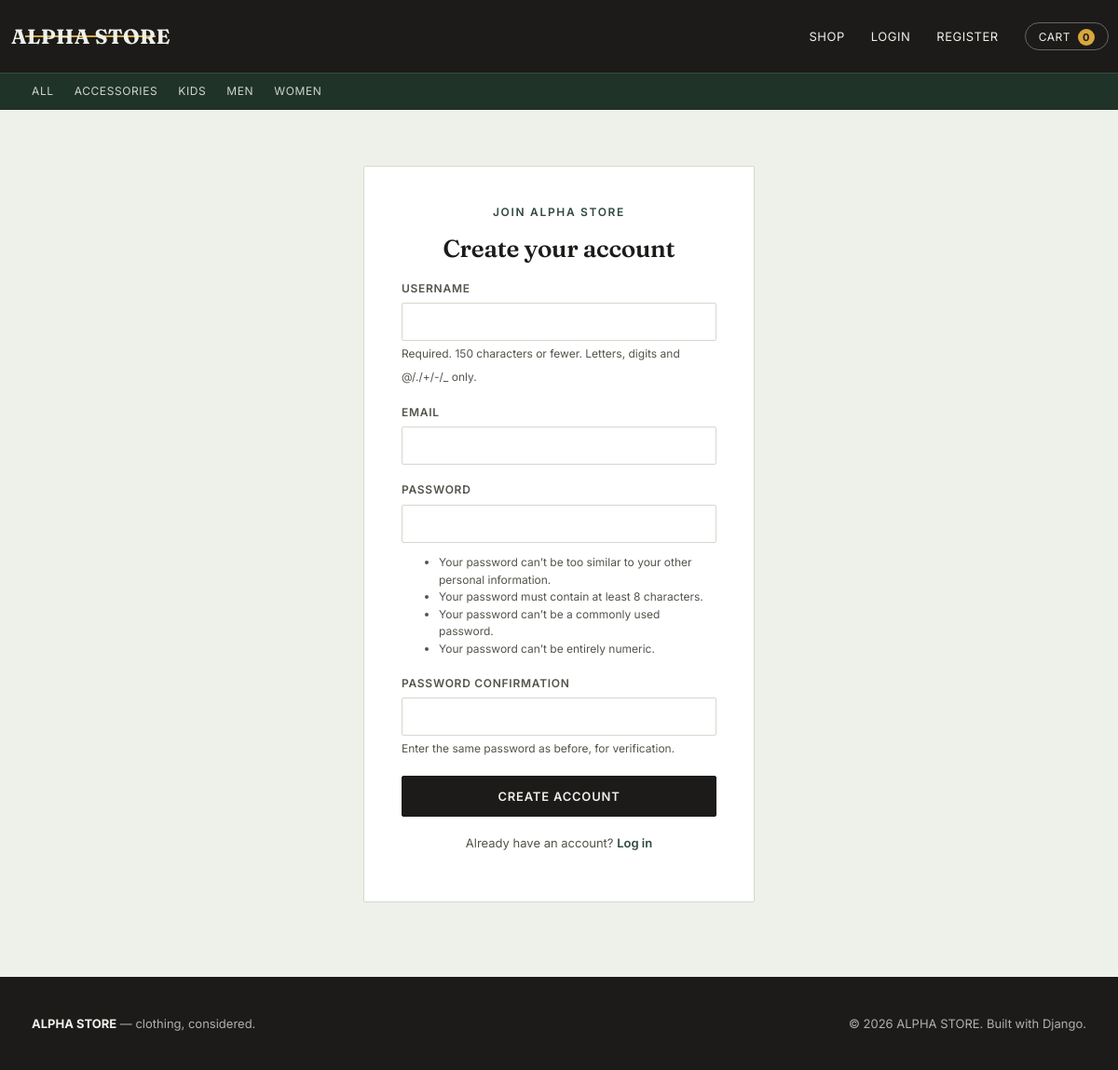
Page /accounts/register/ on the committed database.
### store/models.py (models this page shows, shortened)
class Category(models.Model):
    name = models.CharField(max_length=120, unique=True)
    slug = models.SlugField(max_length=140, unique=True)
    image = models.ImageField(
        upload_to='categories/', blank=True, null=True,
        help_text='Shown on the homepage "Find your section" tile for this category.'
    )
    class Meta:
        ordering = ['name']
        verbose_name_plural = 'Categories'
    def get_absolute_url(self):
        return reverse('store:product_list_by_category', args=[self.slug])

### store/views.py (the view)
# urls.py: path('accounts/register/', views.register, name='register'),
def register(request):
    if request.method == 'POST':
        form = RegisterForm(request.POST)
        if form.is_valid():
            user = form.save()
            auth_login(request, user)
            messages.success(request, 'Welcome! Your account has been created.')
            return redirect('store:home')
    else:
        form = RegisterForm()
    return render(request, 'store/register.html', {'form': form})

### store/forms.py
class RegisterForm(UserCreationForm):
    email = forms.EmailField(required=True, widget=forms.EmailInput(attrs={'class': 'form-control'}))
    class Meta:
        model = User
        fields = ['username', 'email', 'password1', 'password2']
    def __init__(self, *args, **kwargs):
        super().__init__(*args, **kwargs)
        self.fields['username'].widget.attrs.update({'class': 'form-control'})
        self.fields['password1'].widget.attrs.update({'class': 'form-control'})
        self.fields['password2'].widget.attrs.update({'class': 'form-control'})

### store/cart.py (called while the page is built)
    def __len__(self):
        return sum(item['quantity'] for item in self.cart.values())

### store/context_processors.py (called while the page is built)
def cart(request):
    return {'cart': Cart(request)}

def categories(request):
    return {'categories_nav': Category.objects.all()}

### store/templates/store/register.html (shortened to what this page needs)
{% extends "store/base.html" %}
{% block content %}
<div class="auth-card">
  <span class="eyebrow" style="display:block; text-align:center;">Join ALPHA STORE</span>
  <h1>Create your account</h1>
  <form method="post" novalidate>
    {% for field in form %}
      <div class="form-group">
        <label for="{{ field.id_for_label }}">{{ field.label }}</label>
        {{ field }}
        {% if field.help_text %}<small style="color:var(--ink-soft); font-size:12px;">{{ field.help_text|safe }}</small>{% endif %}
      </div>
    {% endfor %}
    <button type="submit" class="btn btn-block">Create account</button>
  </form>
  <p class="switch">Already have an account? <a href="{% url 'store:login' %}">Log in</a></p>
</div>
{% endblock %}

### store/templates/store/base.html (shortened to what this page needs)
{% load static %}
<!DOCTYPE html>
<html lang="en">
<head>
  <link rel="stylesheet" href="{% static 'store/css/style.css' %}">
</head>
<body>
  <header class="site-header">
    <div class="container nav">
      <a href="{% url 'store:home' %}" class="wordmark">
        <span class="wordmark-text">ALPHA STORE</span>
        <span class="wordmark-bar"></span>
      </a>
      <ul class="nav-links">
        <li><a href="{% url 'store:product_list' %}">Shop</a></li>
        {% if user.is_authenticated %}
          <li><a href="{% url 'store:order_history' %}">My Orders</a></li>
          <li><a href="{% url 'store:logout' %}">Logout, {{ user.username }}</a></li>
        {% else %}
          <li><a href="{% url 'store:login' %}">Login</a></li>
          <li><a href="{% url 'store:register' %}">Register</a></li>
        {% endif %}
        <li>
          <a href="{% url 'store:cart_detail' %}" class="cart-pill">
            Cart <span class="cart-count">{{ cart|length }}</span>
          </a>
        </li>
      </ul>
    </div>
    <nav class="category-strip">
      <div class="container">
        <a href="{% url 'store:product_list' %}">All</a>
        {% for cat in categories_nav %}
          <a href="{{ cat.get_absolute_url }}">{{ cat.name }}</a>
        {% endfor %}
      </div>
    </nav>
  </header>
  <main>
    {% block content %}{% endblock %}
  </main>
  <footer class="site-footer">
    <div class="container">
      <div><strong>ALPHA STORE</strong> — clothing, considered.</div>
      <div>&copy; {% now "Y" %} ALPHA STORE. Built with Django.</div>
    </div>
  </footer>
</body>
</html>

### rows in the picture
Category: name "ACCESSORIES"
Category: name "KIDS"
Category: name "MEN"
Category: name "WOMEN"

### other values in the picture
{{ cart|length }} "0"
{{ field.label }} "USERNAME" "EMAIL" "PASSWORD" "PASSWORD CONFIRMATION"
{{ field.help_text|safe }} "Required. 150 characters or fewer. Letters, digits and @/./+/-/_ only." "Enter the same password as before, for verification."
